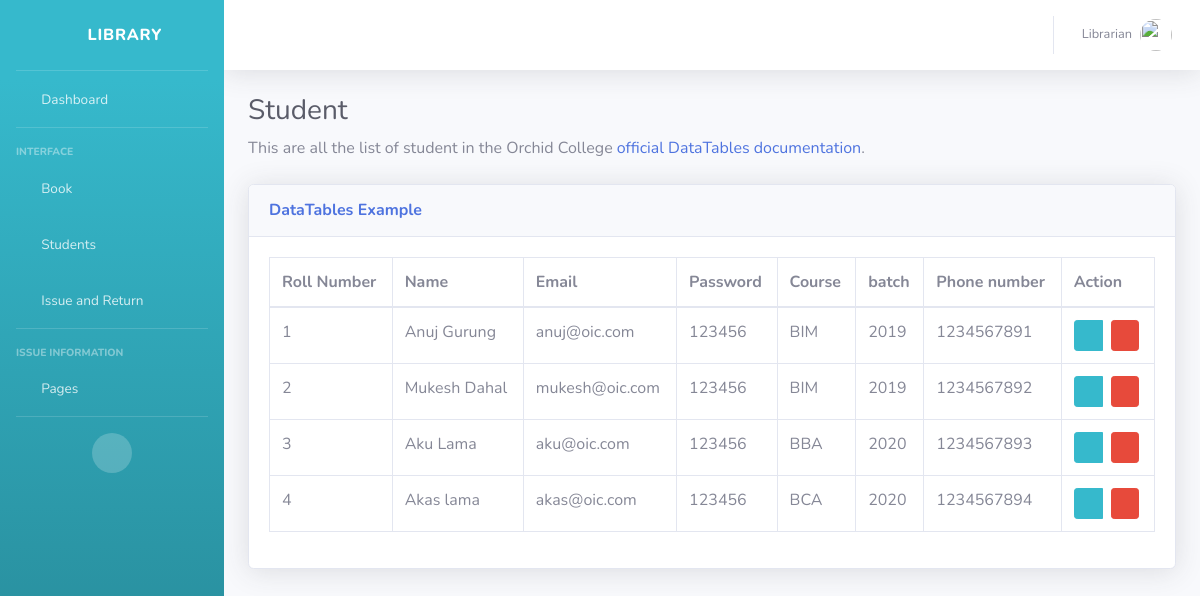
The app's page /student_list/ (signed in), older data.
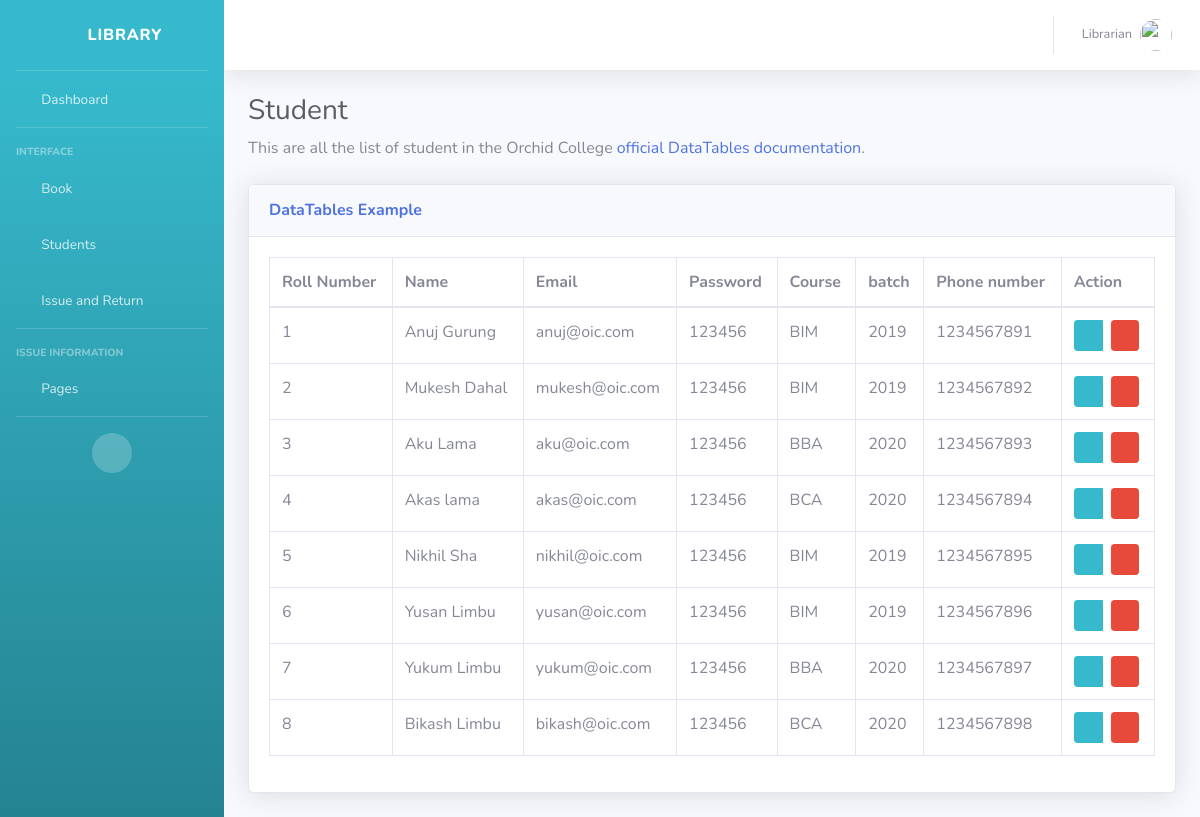
The same page, newer data.
### base/models.py (models this page shows, shortened)
class Student(models.Model):
    student_id = models.CharField(max_length=64,primary_key=True, unique=True)
    name = models.CharField(max_length=64, default='')
    email = models.EmailField(max_length = 254)
    password = models.CharField(max_length=128)
    course = models.CharField(max_length=10)
    batch = models.CharField(max_length=10)
    phone_number = models.CharField(max_length=10, unique=True)

### base/views.py (the view)
# urls.py: path('student_list/', views.student_list, name='student_list'),
@login_required(login_url = '/admin_login')
def student_list(request):
    students = Student.objects.all()
    return render(request, 'base/student_list.html', {'students':students} )

### base/templates/base/student_list.html (shortened to what this page needs)
{% extends 'base/base.html' %}
{% block content %}
<div class="container-fluid">
                   <h1 class="h3 mb-2 text-gray-800">Student</h1>
                   <p class="mb-4">This are all the list of student in the  Orchid College <a target="_blank"
                           href="https://www.oic.edu.np/">official DataTables documentation</a>.</p>
<div class="card shadow mb-4">
    <div class="card-header py-3">
        <h6 class="m-0 font-weight-bold text-primary">DataTables Example</h6>
    </div>
    <div class="card-body">
        <div class="table-responsive">
            <table class="table table-bordered" id="dataTable" width="100%" cellspacing="0">
                <thead>
                    <tr>
                        <th>Roll Number</th>
                        <th>Name</th>
                        <th>Email</th>
                        <th>Password</th>
                        <th>Course</th>
                        <th>batch</th>
                        <th>Phone number</th>
                        <th>Action</th>
                    </tr>
                </thead>
                <tbody>
                    {% for student in students %}
                            <tr>
                                <td>{{ student.student_id }}</td>
                                <td>{{ student.name }}</td>
                                <td>{{ student.email }}</td>
                                <td>{{ student.password }}</td>
                                <td>{{ student.course }}</td>
                                <td>{{ student.batch }}</td>
                                <td>{{ student.phone_number }}</td>
                                 <td>
                                    <div class="btn-group" role="group">
                                        <a href="{% url 'base:update_student' student.pk %}" class="btn btn-info btn-sm ">
                                            <i class="fas fa-pen"></i>
                                        </a>
                                        {% if not object.non_deletetable %}
                                                <form action="{% url 'base:delete_student' student.pk %}"  method="post">
                                                    <button class="btn btn-danger btn-sm delete-link ml-2" data-tooltip="tooltip" title="Delete">
                                                        <i class="far fa-trash-alt"></i>
                                                    </button>
                                                </form>
                                                {% endif %}
                                    </div>
                                </td>
                            </tr>
                    {% endfor %}
                </tbody>
            </table>
        </div>
    </div>
</div>
{% endblock %}

### base/templates/base/base.html (shortened to what this page needs)
<!DOCTYPE html>
<html lang="en">
<head>
    <link href="/static/base/vendor/fontawesome-free/css/all.min.css" rel="stylesheet" type="text/css">
    <link href="/static/base/css/sb-admin-2.min.css" rel="stylesheet">
    <link href="/static/base/vendor/datatables/dataTables.bootstrap4.min.css" rel="stylesheet">
</head>
<body id="page-top">
    <div id="wrapper">
        <ul class="navbar-nav bg-gradient-info sidebar sidebar-dark accordion" id="accordionSidebar">
            <a class="sidebar-brand d-flex align-items-center justify-content-center" href="index.html">
                <div class="sidebar-brand-icon rotate-n-15">
                    <i class="fas fa-laugh-wink"></i>
                </div>
                <div class="sidebar-brand-text mx-3">Library </div>
            </a>
            <hr class="sidebar-divider my-0">
            <li class="nav-item">
                <a class="nav-link" href="index.html">
                    <i class="fas fa-fw fa-tachometer-alt"></i>
                    <span>Dashboard</span></a>
            </li>
            <hr class="sidebar-divider">
            <div class="sidebar-heading">
                Interface
            </div>
            <li class="nav-item">
                <a class="nav-link collapsed" href="#" data-toggle="collapse" data-target="#collapseTwo"
                    aria-expanded="true" aria-controls="collapseTwo">
                    <i class="fas fa-fw fa-cog"></i>
                    <span>Book</span>
                </a>
            </li>
            <li class="nav-item">
                <a class="nav-link collapsed" href="#" data-toggle="collapse" data-target="#collapseUtilities"
                    aria-expanded="true" aria-controls="collapseUtilities">
                    <i class="fas fa-fw fa-wrench"></i>
                    <span>Students</span>
                </a>
            </li>
             <li class="nav-item">
                <a class="nav-link collapsed" href="#" data-toggle="collapse" data-target="#collapseU"
                    aria-expanded="true" aria-controls="collapseU">
                    <i class="fas fa-fw fa-wrench"></i>
                    <span>Issue and Return</span>
                </a>
            </li>
            <hr class="sidebar-divider">
            <div class="sidebar-heading">
                Issue Information
            </div>
            <li class="nav-item">
                <a class="nav-link collapsed" href="#" data-toggle="collapse" data-target="#collapsePages"
                    aria-expanded="true" aria-controls="collapsePages">
                    <i class="fas fa-fw fa-folder"></i>
                    <span>Pages</span>
                </a>
            </li>
            <hr class="sidebar-divider d-none d-md-block">
            <div class="text-center d-none d-md-inline">
                <button class="rounded-circle border-0" id="sidebarToggle"></button>
            </div>
        </ul>
        <div id="content-wrapper" class="d-flex flex-column">
            <div id="content">
                <nav class="navbar navbar-expand navbar-light bg-white topbar mb-4 static-top shadow">
                    <ul class="navbar-nav ml-auto">
                        <li class="nav-item dropdown no-arrow">
                            <a class="nav-link dropdown-toggle" href="#" id="userDropdown" role="button"
                                data-toggle="dropdown" aria-haspopup="true" aria-expanded="false">
                                <span class="mr-2 d-none d-lg-inline text-gray-600 small">Librarian</span>
                                <img class="img-profile rounded-circle"
                                    src="img/undraw_profile.svg">
                            </a>
                        </li>
                    </ul>
                </nav>
                    {% block content %}
                    {% endblock %}
            </div>
        </div>
    </div>
</body>
</html>

Row changes from the older to the newer data that the page shows:
added Student: student_id "5", name "Nikhil Sha", email "nikhil@oic.com", password "123456", course "BIM", batch "2019", phone_number "1234567895"
added Student: student_id "6", name "Yusan Limbu", email "yusan@oic.com", password "123456", course "BIM", batch "2019", phone_number "1234567896"
added Student: student_id "7", name "Yukum Limbu", email "yukum@oic.com", password "123456", course "BBA", batch "2020", phone_number "1234567897"
added Student: student_id "8", name "Bikash Limbu", email "bikash@oic.com", password "123456", course "BCA", batch "2020", phone_number "1234567898"
